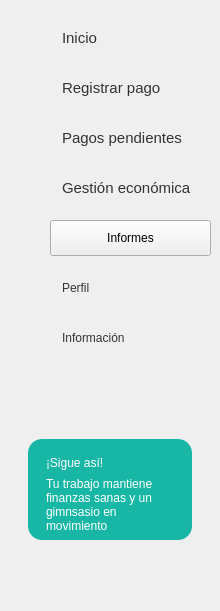
   <widget class="QFrame" name="frameMenu">
    <property name="geometry">
     <rect>
      <x>0</x>
      <y>89</y>
      <width>220</width>
      <height>611</height>
     </rect>
    </property>
    <property name="frameShape">
     <enum>QFrame::NoFrame</enum>
    </property>
    <widget class="QPushButton" name="btnInicio">
     <property name="geometry">
      <rect>
       <x>50</x>
       <y>220</y>
       <width>161</width>
       <height>36</height>
      </rect>
     </property>
     <property name="text">
      <string>Informes</string>
     </property>
    </widget>
    <widget class="QPushButton" name="btnInscritos">
     <property name="geometry">
      <rect>
       <x>50</x>
       <y>70</y>
       <width>150</width>
       <height>36</height>
      </rect>
     </property>
     <property name="font">
      <font>
       <family>Segoe UI</family>
       <pointsize>11</pointsize>
      </font>
     </property>
     <property name="styleSheet">
      <string notr="true">QPushButton {
    background-color: transparent;
    border: none;
    border-radius: 8px;
    padding: 8px 12px;
    text-align: left;
    color: #333333;
}

QPushButton:hover {
    background-color: #E8F8F5;
}

QPushButton:checked {
    background-color: #DDF7F3;
    color: #333333;
    font-weight: bold;
}</string>
     </property>
     <property name="text">
      <string>Registrar pago</string>
     </property>
     <property name="flat">
      <bool>true</bool>
     </property>
    </widget>
    <widget class="QPushButton" name="btnOcupacion">
     <property name="geometry">
      <rect>
       <x>50</x>
       <y>170</y>
       <width>161</width>
       <height>36</height>
      </rect>
     </property>
     <property name="font">
      <font>
       <family>Segoe UI</family>
       <pointsize>11</pointsize>
      </font>
     </property>
     <property name="styleSheet">
      <string notr="true">QPushButton {
    background-color: transparent;
    border: none;
    border-radius: 8px;
    padding: 8px 12px;
    text-align: left;
    color: #333333;
}

QPushButton:hover {
    background-color: #E8F8F5;
}

QPushButton:checked {
    background-color: #DDF7F3;
    color: #333333;
    font-weight: bold;
}</string>
     </property>
     <property name="text">
      <string>Gestión económica</string>
     </property>
     <property name="flat">
      <bool>true</bool>
     </property>
    </widget>
    <widget class="QPushButton" name="btnPerfil">
     <property name="geometry">
      <rect>
       <x>50</x>
       <y>270</y>
       <width>150</width>
       <height>36</height>
      </rect>
     </property>
     <property name="styleSheet">
      <string notr="true">QPushButton {
    background-color: transparent;
    border: none;
    border-radius: 8px;
    padding: 8px 12px;
    text-align: left;
    color: #333333;
}

QPushButton:hover {
    background-color: #E8F8F5;
}

QPushButton:checked {
    background-color: #DDF7F3;
    color: #333333;
    font-weight: bold;
}
</string>
     </property>
     <property name="text">
      <string>Perfil</string>
     </property>
    </widget>
    <widget class="QPushButton" name="btnInformacion">
     <property name="geometry">
      <rect>
       <x>50</x>
       <y>320</y>
       <width>150</width>
       <height>36</height>
      </rect>
     </property>
     <property name="styleSheet">
      <string notr="true">QPushButton {
    background-color: transparent;
    border: none;
    border-radius: 8px;
    padding: 8px 12px;
    text-align: left;
    color: #333333;
}

QPushButton:hover {
    background-color: #E8F8F5;
}

QPushButton:checked {
    background-color: #DDF7F3;
    color: #333333;
    font-weight: bold;
}</string>
     </property>
     <property name="text">
      <string>Información</string>
     </property>
    </widget>
    <widget class="QFrame" name="cardSigue">
     <property name="geometry">
      <rect>
       <x>28</x>
       <y>439</y>
       <width>164</width>
       <height>101</height>
      </rect>
     </property>
     <property name="styleSheet">
      <string notr="true">QFrame#cardSigue { background-color: #18B7A5; border-radius: 14px; border: none; }</string>
     </property>
     <widget class="QLabel" name="lblSigue">
      <property name="geometry">
       <rect>
        <x>18</x>
        <y>12</y>
        <width>130</width>
        <height>24</height>
       </rect>
      </property>
      <property name="styleSheet">
       <string notr="true">color:white; font:bold 11pt &quot;Segoe UI&quot;;</string>
      </property>
      <property name="text">
       <string>¡Sigue así!</string>
      </property>
     </widget>
     <widget class="QLabel" name="lblSigueTexto">
      <property name="geometry">
       <rect>
        <x>18</x>
        <y>35</y>
        <width>130</width>
        <height>61</height>
       </rect>
      </property>
      <property name="styleSheet">
       <string notr="true">color:white; font:9pt &quot;Segoe UI&quot;;</string>
      </property>
      <property name="text">
       <string>Tu trabajo mantiene finanzas sanas y un gimnsasio en movimiento</string>
      </property>
      <property name="wordWrap">
       <bool>true</bool>
      </property>
     </widget>
    </widget>
    <widget class="QLabel" name="label">
     <property name="geometry">
      <rect>
       <x>20</x>
       <y>30</y>
       <width>20</width>
       <height>20</height>
      </rect>
     </property>
     <property name="text">
      <string/>
     </property>
     <property name="pixmap">
      <pixmap>./src/vista/imagenes/casa_inicio.png</pixmap>
     </property>
     <property name="scaledContents">
      <bool>true</bool>
     </property>
    </widget>
    <widget class="QLabel" name="label_10">
     <property name="geometry">
      <rect>
       <x>20</x>
       <y>280</y>
       <width>23</width>
       <height>23</height>
      </rect>
     </property>
     <property name="text">
      <string/>
     </property>
     <property name="pixmap">
      <pixmap>./src/vista/imagenes/usuario.png</pixmap>
     </property>
     <property name="scaledContents">
      <bool>true</bool>
     </property>
    </widget>
    <widget class="QLabel" name="label_11">
     <property name="geometry">
      <rect>
       <x>20</x>
       <y>330</y>
       <width>23</width>
       <height>23</height>
      </rect>
     </property>
     <property name="text">
      <string/>
     </property>
     <property name="pixmap">
      <pixmap>./src/vista/imagenes/informacion.png</pixmap>
     </property>
     <property name="scaledContents">
      <bool>true</bool>
     </property>
    </widget>
    <widget class="QLabel" name="label_12">
     <property name="geometry">
      <rect>
       <x>20</x>
       <y>80</y>
       <width>20</width>
       <height>20</height>
      </rect>
     </property>
     <property name="text">
      <string/>
     </property>
     <property name="pixmap">
      <pixmap>./src/vista/imagenes/caja-registradora.png</pixmap>
     </property>
     <property name="scaledContents">
      <bool>true</bool>
     </property>
    </widget>
    <widget class="QLabel" name="label_3">
     <property name="geometry">
      <rect>
       <x>20</x>
       <y>130</y>
       <width>20</width>
       <height>20</height>
      </rect>
     </property>
     <property name="styleSheet">
      <string notr="true">image: url(./src/vista/imagenes/tarjeta-de-credito.png)</string>
     </property>
     <property name="text">
      <string/>
     </property>
    </widget>
    <widget class="QLabel" name="label_4">
     <property name="geometry">
      <rect>
       <x>20</x>
       <y>180</y>
       <width>20</width>
       <height>20</height>
      </rect>
     </property>
     <property name="styleSheet">
      <string notr="true">image: url(./src/vista/imagenes/cartera.png)</string>
     </property>
     <property name="text">
      <string/>
     </property>
    </widget>
    <widget class="QLabel" name="label_8">
     <property name="geometry">
      <rect>
       <x>20</x>
       <y>230</y>
       <width>23</width>
       <height>23</height>
      </rect>
     </property>
     <property name="styleSheet">
      <string notr="true">image: url(./src/vista/imagenes/grafico-de-barras.png)</string>
     </property>
     <property name="text">
      <string/>
     </property>
    </widget>
    <widget class="QPushButton" name="btnRegistroAsistencia">
     <property name="geometry">
      <rect>
       <x>50</x>
       <y>120</y>
       <width>150</width>
       <height>36</height>
      </rect>
     </property>
     <property name="font">
      <font>
       <family>Segoe UI</family>
       <pointsize>11</pointsize>
      </font>
     </property>
     <property name="styleSheet">
      <string notr="true">QPushButton {
    background-color: transparent;
    border: none;
    border-radius: 8px;
    padding: 8px 12px;
    text-align: left;
    color: #333333;
}

QPushButton:hover {
    background-color: #E8F8F5;
}

QPushButton:checked {
    background-color: #DDF7F3;
    color: #333333;
    font-weight: bold;
}

</string>
     </property>
     <property name="text">
      <string>Pagos pendientes</string>
     </property>
     <property name="flat">
      <bool>true</bool>
     </property>
    </widget>
    <widget class="QPushButton" name="btnClases_2">
     <property name="geometry">
      <rect>
       <x>50</x>
       <y>20</y>
       <width>150</width>
       <height>36</height>
      </rect>
     </property>
     <property name="font">
      <font>
       <family>Segoe UI</family>
       <pointsize>11</pointsize>
      </font>
     </property>
     <property name="mouseTracking">
      <bool>false</bool>
     </property>
     <property name="tabletTracking">
      <bool>false</bool>
     </property>
     <property name="styleSheet">
      <string notr="true">QPushButton {
    background-color: transparent;
    border: none;
    border-radius: 8px;
    padding: 8px 12px;
    text-align: left;
    color: #333333;
}

QPushButton:hover {
    background-color: #E8F8F5;
}

QPushButton:checked {
    background-color: #DDF7F3;
    color: #333333;
    font-weight: bold;
}</string>
     </property>
     <property name="text">
      <string>Inicio</string>
     </property>
     <property name="checkable">
      <bool>true</bool>
     </property>
     <property name="checked">
      <bool>false</bool>
     </property>
     <property name="flat">
      <bool>false</bool>
     </property>
    </widget>
   </widget>
